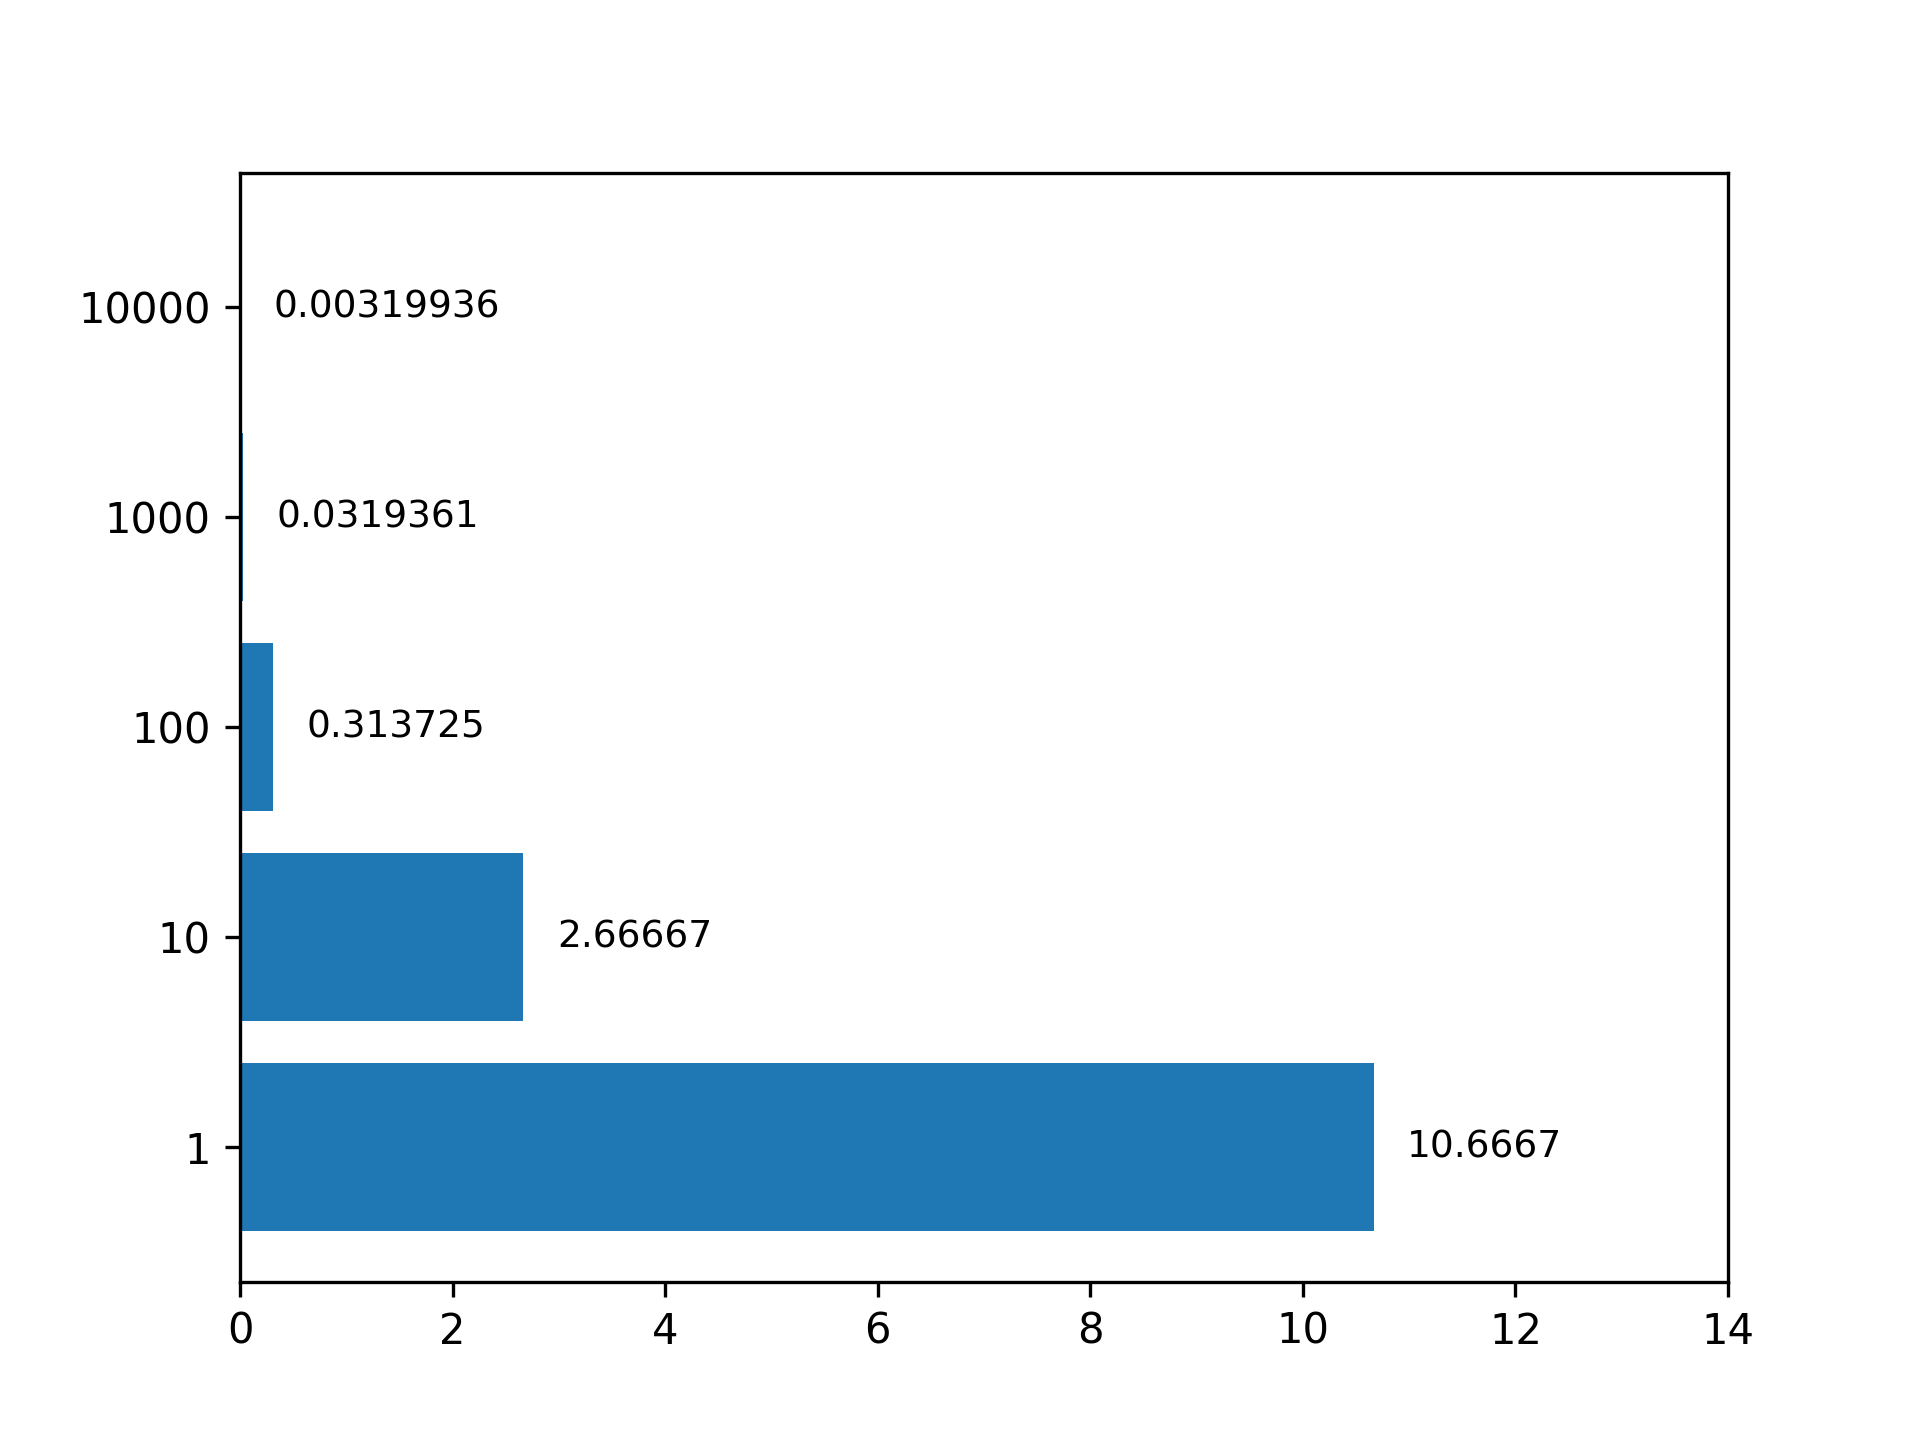

Write the Python code that produced this figure.
import matplotlib.pyplot as plt
from collections import defaultdict


def calculate_nth(n):
    return 32 / (n ** 2 + 5 * n + 6)


sums = {}
errors = {}
n_digits = defaultdict(int)
for N in (10 ** p for p in range(5)):
    s = 0.
    true_s = 16.
    for i in range(N):
        s += calculate_nth(i)
    sums[N] = s
    errors[N] = true_s - s
    i = -1
    while i < 30:
        if errors[N] <= 10 ** (-i):
            n_digits[N] += 1
            i += 1
        else:
            break
    print(f'Sum, Error, Number of digits for n = {N}')
    print(sums[N], errors[N], n_digits[N])

keys = list(map(str, sums.keys()))
errors = list(errors.values())
n_digits = list(n_digits.values())

bars = plt.barh(keys, errors, label='Погрешность')
plt.bar_label(bars, padding=8, fontsize=9)
plt.xlim(0, 14)
plt.legend()
plt.savefig('plots/series_error.png', dpi=300)
plt.close()

bars = plt.barh(keys, n_digits, label='Кол-во значимых цифр')
plt.bar_label(bars, padding=8, fontsize=9)
plt.xlim(0, 5)
plt.legend()
plt.savefig('plots/series_n_digits.png', dpi=300)
